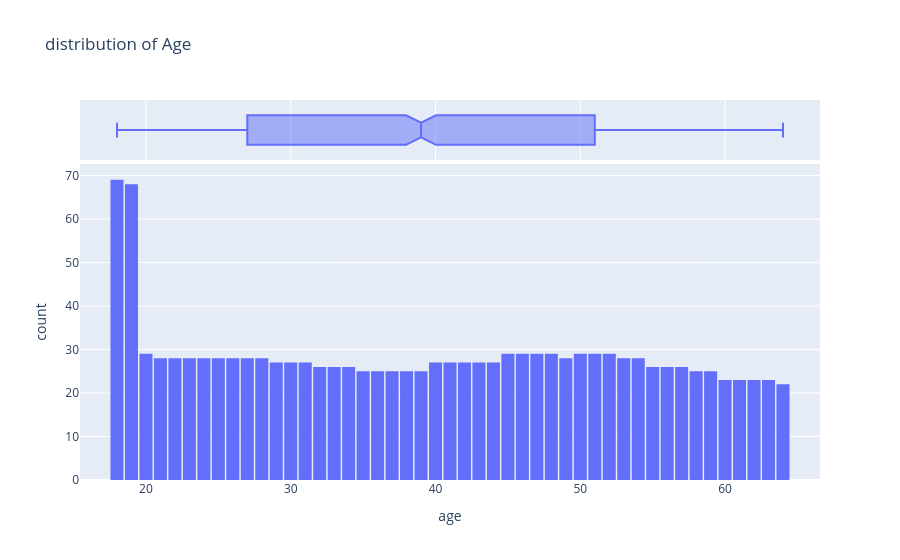

Notebook cell for this chart:
### Code cell
fig_age = px.histogram(data,x="age",marginal="box",nbins=47,title="distribution of Age") #(max_no_of_age - min_no_of_age)+1 = no_of_bins
fig_age.update_layout(bargap=0.1)
fig_age.show()

### Figure 1 — Plotly figure (JSON) as saved in the notebook; plotly's stock layout.template omitted (floating-point values rounded to 4 significant figures; data arrays with more than 128 entries replaced by an {"elided": "..."} marker saying what was removed)
{"data": [{"bingroup": "x", "hovertemplate": "age=%{x}<br>count=%{y}<extra></extra>", "legendgroup": "", "marker": {"color": "#636efa", "pattern": {"shape": ""}}, "name": "", "nbinsx": 47, "orientation": "v", "showlegend": false, "type": "histogram", "x": {"elided": "1338 int values"}, "xaxis": "x", "yaxis": "y"}, {"hovertemplate": "age=%{x}<extra></extra>", "legendgroup": "", "marker": {"color": "#636efa"}, "name": "", "notched": true, "showlegend": false, "type": "box", "x": {"elided": "1338 int values"}, "xaxis": "x2", "yaxis": "y2"}], "layout": {"bargap": 0.1, "barmode": "relative", "legend": {"tracegroupgap": 0}, "title": {"text": "distribution of Age"}, "xaxis": {"anchor": "y", "domain": [0, 1], "title": {"text": "age"}}, "xaxis2": {"anchor": "y2", "domain": [0, 1], "matches": "x", "showgrid": true, "showticklabels": false}, "yaxis": {"anchor": "x", "domain": [0, 0.8316], "title": {"text": "count"}}, "yaxis2": {"anchor": "x2", "domain": [0.8416, 1], "matches": "y2", "showgrid": false, "showline": false, "showticklabels": false, "ticks": ""}}}
